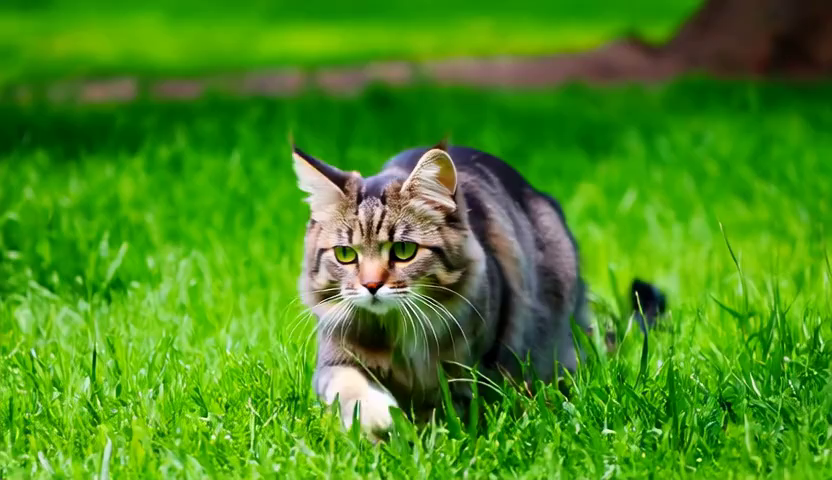
#> input picture test_3d_vae/assets/input.png, 832 x 480 px
$ python create_test_video.py
#> lines starting #> are read from the running program, lines starting #| are printed output that depends on the picture
import os
import cv2
import numpy as np

def make_step_translation_video(
    img_path: str,
    T: int = 13,
    dx: int = 10,
    dy: int = 0,
    block_size: int = 4,          # “1,4,4,4...”里的 4
    first_move_at: int = 1,       # 0-based：第2帧发生第一次移动 -> t=1
    fill_bgr=(0, 255, 0),         # （BGR）
    out_dir: str = "./out",
    out_mp4: str = "out.mp4",
    fps: int = 10,
):
    """
    生成“阶梯式平移”视频：
    - frame0: 原图
    - 从 frame1 开始：每隔 block_size 帧移动一次(dx,dy)，其余帧保持不变
      例如 T=9, block_size=4, first_move_at=1:
      t=0 原图
      t=1 移动
      t=2,3,4 静止
      t=5 移动
      t=6,7,8 静止

    返回：
    - video: (T,H,W,3) uint8
    - flow : (T-1,H,W,2) float32  相邻帧光流
    - mask : (T-1,H,W)   uint8    1=新露出无效区域, 0=有效
    """
#> called with img_path = '../assets/input.png', T = 125, dx = 23, dy = 0, block_size = 4, first_move_at = 5, fill_bgr = (0, 0, 255), out_dir = '../assets'
    os.makedirs(out_dir, exist_ok=True)

    bgr0 = cv2.imread(img_path, cv2.IMREAD_COLOR)
#> bgr0 is the input picture: shape (480, 832, 3); mean B, G, R 29, 140.1, 73.2
    if bgr0 is None:
        raise FileNotFoundError(f"Cannot read image: {img_path}")

    H, W = bgr0.shape[:2]
#> H = 480; W = 832
    video = np.zeros((T, H, W, 3), dtype=np.uint8)
    video[0] = bgr0

    # 预先准备一次平移的矩阵
    # x' = x + dx
    # y' = y + dy
    M = np.array([[1, 0, dx],
                  [0, 1, dy]], dtype=np.float32)


    # fill_colors = [
    #     (0,   0, 255),   # 红
    #     (0, 255,   0),   # 绿
    #     (255, 0,   0),   # 蓝
    #     (0, 255, 255),   # 黄
    #     (255, 0, 255),   # 紫
    #     (255, 255, 0),   # 青
    # ]
    fill_colors = [
        (0,   0, 255),   # 红
        (0, 255,   0),   # 绿
        (255, 0,   0),   # 蓝
    ]

    def do_move_step(img): return cv2.warpAffine( img, M, (W, H), flags=cv2.INTER_NEAREST, borderMode=cv2.BORDER_CONSTANT, borderValue=fill_bgr, )

    move_counter = 0
    # 生成视频帧：动/静
    for t in range(1, T):
        # t=1, 1+block_size, 1+2*block_size, ... 发生移动
        if t >= first_move_at and ((t - first_move_at) % block_size == 0):
           video[t] = do_move_step(video[t - 1])
           fill_bgr = (255, 0, 0)
            # [10 lines of commented-out code are left out]
        else:
            video[t] = video[t - 1]  # 静止：直接拷贝上一帧

    # ========= paths =========
    mp4_path = os.path.join(out_dir, out_mp4)
    frames_dir = os.path.join(out_dir, out_mp4.replace(".mp4", "_frames"))
    os.makedirs(frames_dir, exist_ok=True)

    # ========= video writer =========
    fourcc = cv2.VideoWriter_fourcc(*"mp4v")
    writer = cv2.VideoWriter(mp4_path, fourcc, fps, (W, H))
    if not writer.isOpened():
        raise RuntimeError(f"Failed to open VideoWriter: {mp4_path}")

    # ========= write =========
    for t in range(T):
        frame = video[t]  # (H, W, 3), uint8, BGR

        # 写视频
        writer.write(frame)

        # 同时保存单帧
        cv2.imwrite(
            os.path.join(frames_dir, f"frame_{t:05d}.png"),
            frame
        )
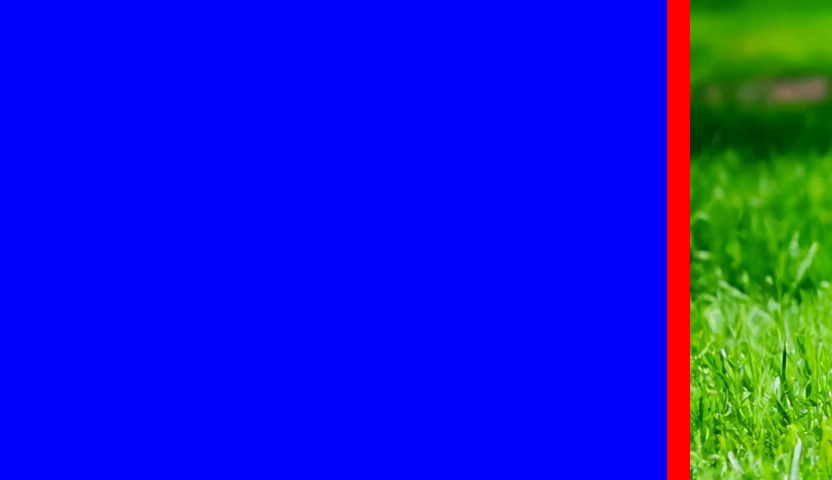
#> frame: shape (480, 832, 3); mean of channels 0, 1, 2 207.4, 25.9, 19; drawn as B, G, R

    writer.release()
    print(f"[OK] video saved to: {mp4_path}")
    print(f"[OK] frames saved to: {frames_dir}")
#| [OK] frames saved to: ../assets/input_frames


    # [12 lines of commented-out code are left out]

    cap = cv2.VideoCapture(mp4_path)
    ok, frame = cap.read()
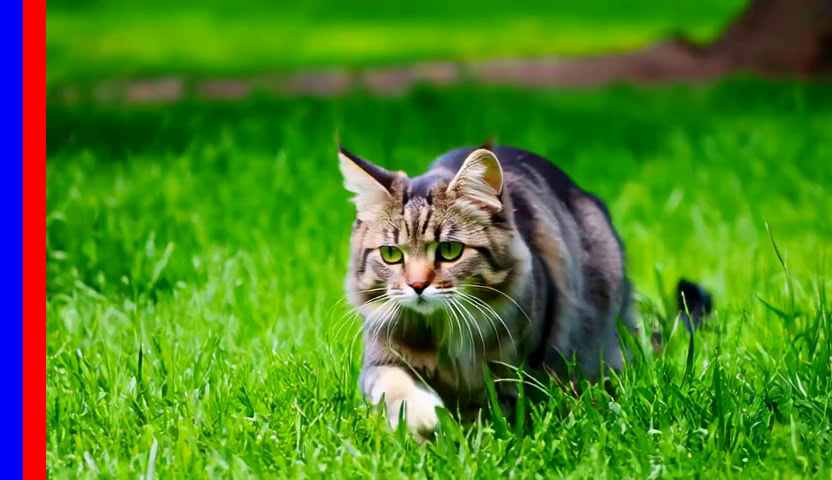
#> input picture frame 12 of test_3d_vae/assets/input.mp4, 832 x 480 px
#> frame is the input picture: shape (480, 832, 3); mean B, G, R 34.4, 131.8, 75.2
    print("readback ok =", ok, "frame shape =", None if not ok else frame.shape)
#| readback ok = True frame shape = (480, 832, 3)
    print("frame count =", int(cap.get(cv2.CAP_PROP_FRAME_COUNT)))
#| frame count = 125
    cap.release()


    # flow: (H, W, 2), 全是 (dx, dy)
    # 注意是: backward flow
    flow = np.zeros((H, W, 2), dtype=np.float32)
    flow[..., 0] = -dx
    flow[..., 1] = -dy

    # mask: (H, W), 左 dx 列为 1
    mask = np.zeros((H, W), dtype=np.uint8)

    if dy > 0:
        mask[:dy, :] = 1
    elif dy < 0:
        mask[H + dy:, :] = 1

    if dx > 0:
        mask[:, :dx] = 1
    elif dx < 0:
        mask[:, W + dx:] = 1

    # 保存
    flow_path = os.path.join(out_dir, "flow.npy")
    mask_path = os.path.join(out_dir, "mask.npy")
    np.save(flow_path, flow)
    np.save(mask_path, mask)

    print(f"[OK] flow saved to {flow_path}, shape={flow.shape}")
#| [OK] flow saved to ../assets/flow.npy, shape=(480, 832, 2)
    print(f"[OK] mask saved to {mask_path}, shape={mask.shape}")
#| [OK] mask saved to ../assets/mask.npy, shape=(480, 832)


    return video, flow, mask


if __name__ == "__main__":
    video, flow, mask = make_step_translation_video(
        img_path="../assets/input.png",
        T=125,
        dx=23,
        dy=0,           # 只向右移动；如果也要向下就改 dy=10
        block_size=4,   # “1,4,4,4...”
        first_move_at=5,
        fill_bgr=(0, 0, 255),
        out_dir="../assets",
        out_mp4="input.mp4",
        fps=10,
    )
